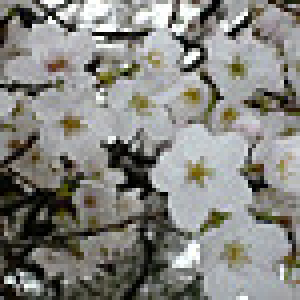
#> input picture PythonApp/201712_week2/sakura-ok/1087826508.jpg, 75 x 75 px (shown 4 times larger); its folder holds only this picture in this run
$ python image_to_db2.py
#> lines starting #> are read from the running program, lines starting #| are printed output that depends on the picture
# 画像をnumpy形式に変換(回転操作で増量作成)
import numpy as np
from PIL import Image
import os, glob, random
# 変数の初期化
photo_size = 75 # 画像サイズ
X = [] # 画像データ
y = [] # ラベルデータ
used_file = {} # データセットをユニークにするため

# path以下の画像を最大max_photoだけ読む
def glob_images2(path, label, max_photo, rotate):
#> called with path = '201712_week2/sakura-ok', label = 0, max_photo = 100, rotate = True
  files = glob.glob(path + "/*.jpg")
  random.shuffle(files)
  # 各ファイルを処理
  i = 0
  for f in files:
    if i >= max_photo: break
    if f in used_file: continue # 同じファイルを使わない
    used_file[f] = True
    i += 1
    # 画像ファイルを読む
    img = Image.open(f)
#> img is the input picture: PIL image 75x75 RGB; mean R, G, B 132.6, 132.4, 127.4
    img = img.convert("RGB") # 色空間をRGBに
    img = img.resize((photo_size, photo_size))
    X.append(image_to_data(img))
    y.append(label)
    if not rotate: continue
    # 角度を少しずつ変えた画像を追加 --- (1)
    for angle in range(-20, 21, 5):
      # 角度を変更
      if angle != 0:
        img_angle = img.rotate(angle)
        X.append(image_to_data(img_angle))
        y.append(label)
      # 反転
      img_r = img_angle.transpose(Image.FLIP_LEFT_RIGHT)
      X.append(image_to_data(img_r))
      y.append(label)
#> this loop made 9 passes
#> pass 1, in glob_images2, `img_angle = img.rotate(angle)`:
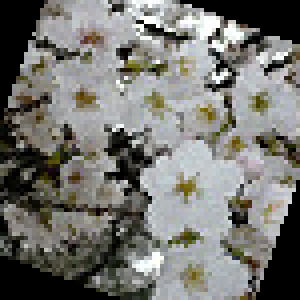
#> img_angle: PIL image 75x75 RGB (shown 4 times larger); mean R, G, B 117.6, 117.4, 112.9
#> pass 1, in glob_images2, `img_r = img_angle.transpose(Image.FLIP_LEFT_RIGHT)`:
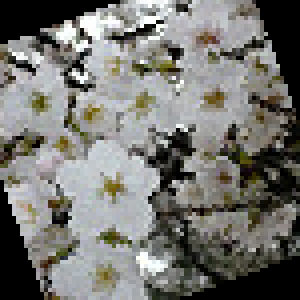
#> img_r: PIL image 75x75 RGB (shown 4 times larger); mean R, G, B 117.6, 117.4, 112.9
#> after the loop:
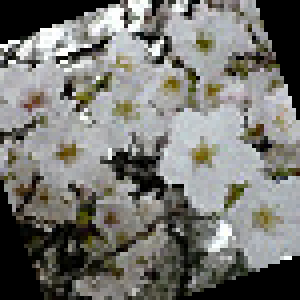
#> img_angle: PIL image 75x75 RGB (shown 4 times larger); mean R, G, B 118.4, 118.3, 113.8
#> after the loop:
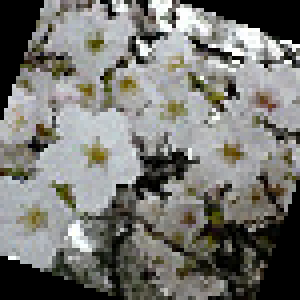
#> img_r: PIL image 75x75 RGB (shown 4 times larger); mean R, G, B 118.4, 118.3, 113.8
#> after the loop, X = 18 items; y = [0, 0, 0, 0, 0, 0, 0, 0, 0, 0, 0, 0, 0, 0, 0, 0, 0, 0]

def image_to_data(img): # 画像データを正規化
  data = np.asarray(img)
  data = data / 256
  data = data.reshape(photo_size, photo_size, 3)
  return data

# 最大枚数max_photoのデータセットを作る
def make_dataset2(max_photo, outfile, rotate):
  global X
  global y
  X = []
  y = []
  # 各画像のフォルダを読む
  glob_images2("201712_week2/sakura-ok", 0, max_photo, rotate)
  glob_images2("201712_week2/sunflower-ok", 1, max_photo, rotate)
  glob_images2("201712_week2/rose-ok", 2, max_photo, rotate)
  X = np.array(X, dtype=np.float32)
  np.savez(outfile, X=X, y=y)
  print("saved:" + outfile)

# データセットを作成する
make_dataset2(100, "201712_week2/photo-min2.npz", rotate=True)
make_dataset2(100, "201712_week2/photo-test.npz", rotate=False)

$ run again, on PythonApp/201712_week2/sakura-ok/13562126424.jpg
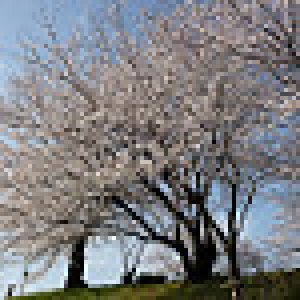
#> input picture PythonApp/201712_week2/sakura-ok/13562126424.jpg, 75 x 75 px (shown 4 times larger)
#> in glob_images2, img is the input picture: PIL image 75x75 RGB; mean R, G, B 124.6, 125.4, 128.2
#> after the loop in glob_images2, `for angle in range(-20, 21, 5):`:
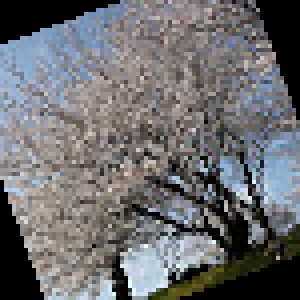
#> img_angle: PIL image 75x75 RGB (shown 4 times larger); mean R, G, B 108.6, 108.4, 110.7
#> after the loop in glob_images2, `for angle in range(-20, 21, 5):`:
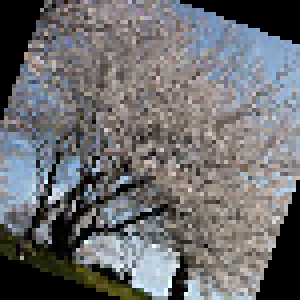
#> img_r: PIL image 75x75 RGB (shown 4 times larger); mean R, G, B 108.6, 108.4, 110.7
#> after the loop in glob_images2, `for angle in range(-20, 21, 5):`: X = 18 items; y = [0, 0, 0, 0, 0, 0, 0, 0, 0, 0, 0, 0, 0, 0, 0, 0, 0, 0]

$ run again, on PythonApp/201712_week2/sakura-ok/13662150573.jpg
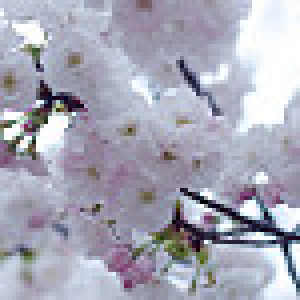
#> input picture PythonApp/201712_week2/sakura-ok/13662150573.jpg, 75 x 75 px (shown 4 times larger)
#> in glob_images2, img is the input picture: PIL image 75x75 RGB; mean R, G, B 167.8, 168, 182.9
#> after the loop in glob_images2, `for angle in range(-20, 21, 5):`:
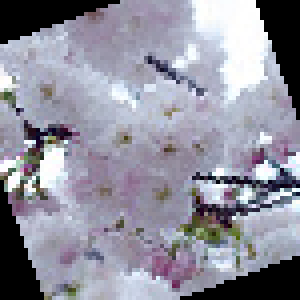
#> img_angle: PIL image 75x75 RGB (shown 4 times larger); mean R, G, B 144, 143.6, 157
#> after the loop in glob_images2, `for angle in range(-20, 21, 5):`:
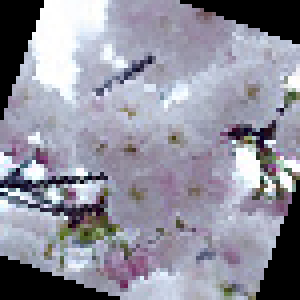
#> img_r: PIL image 75x75 RGB (shown 4 times larger); mean R, G, B 144, 143.6, 157
#> after the loop in glob_images2, `for angle in range(-20, 21, 5):`: X = 18 items; y = [0, 0, 0, 0, 0, 0, 0, 0, 0, 0, 0, 0, 0, 0, 0, 0, 0, 0]

$ run again, on PythonApp/201712_week2/sakura-ok/140279144.jpg
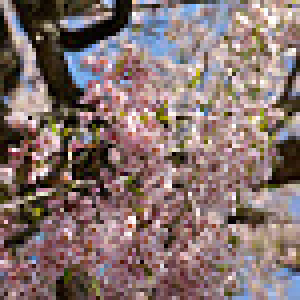
#> input picture PythonApp/201712_week2/sakura-ok/140279144.jpg, 75 x 75 px (shown 4 times larger)
#> in glob_images2, img is the input picture: PIL image 75x75 RGB; mean R, G, B 134.6, 114.5, 111.9
#> after the loop in glob_images2, `for angle in range(-20, 21, 5):`:
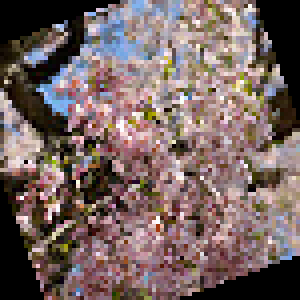
#> img_angle: PIL image 75x75 RGB (shown 4 times larger); mean R, G, B 118.6, 100.2, 97.7
#> after the loop in glob_images2, `for angle in range(-20, 21, 5):`:
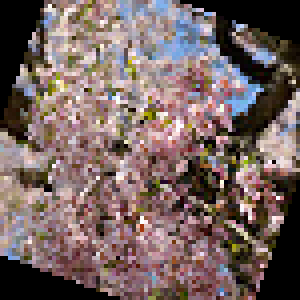
#> img_r: PIL image 75x75 RGB (shown 4 times larger); mean R, G, B 118.6, 100.2, 97.7
#> after the loop in glob_images2, `for angle in range(-20, 21, 5):`: X = 18 items; y = [0, 0, 0, 0, 0, 0, 0, 0, 0, 0, 0, 0, 0, 0, 0, 0, 0, 0]

$ run again, on PythonApp/201712_week2/sakura-ok/125095011.jpg
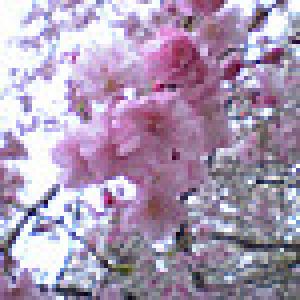
#> input picture PythonApp/201712_week2/sakura-ok/125095011.jpg, 75 x 75 px (shown 4 times larger)
#> in glob_images2, img is the input picture: PIL image 75x75 RGB; mean R, G, B 170.5, 152.8, 178.9
#> after the loop in glob_images2, `for angle in range(-20, 21, 5):`:
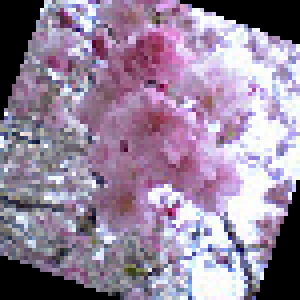
#> img_r: PIL image 75x75 RGB (shown 4 times larger); mean R, G, B 149.4, 132.2, 156.1
#> after the loop in glob_images2, `for angle in range(-20, 21, 5):`: X = 18 items; y = [0, 0, 0, 0, 0, 0, 0, 0, 0, 0, 0, 0, 0, 0, 0, 0, 0, 0]
